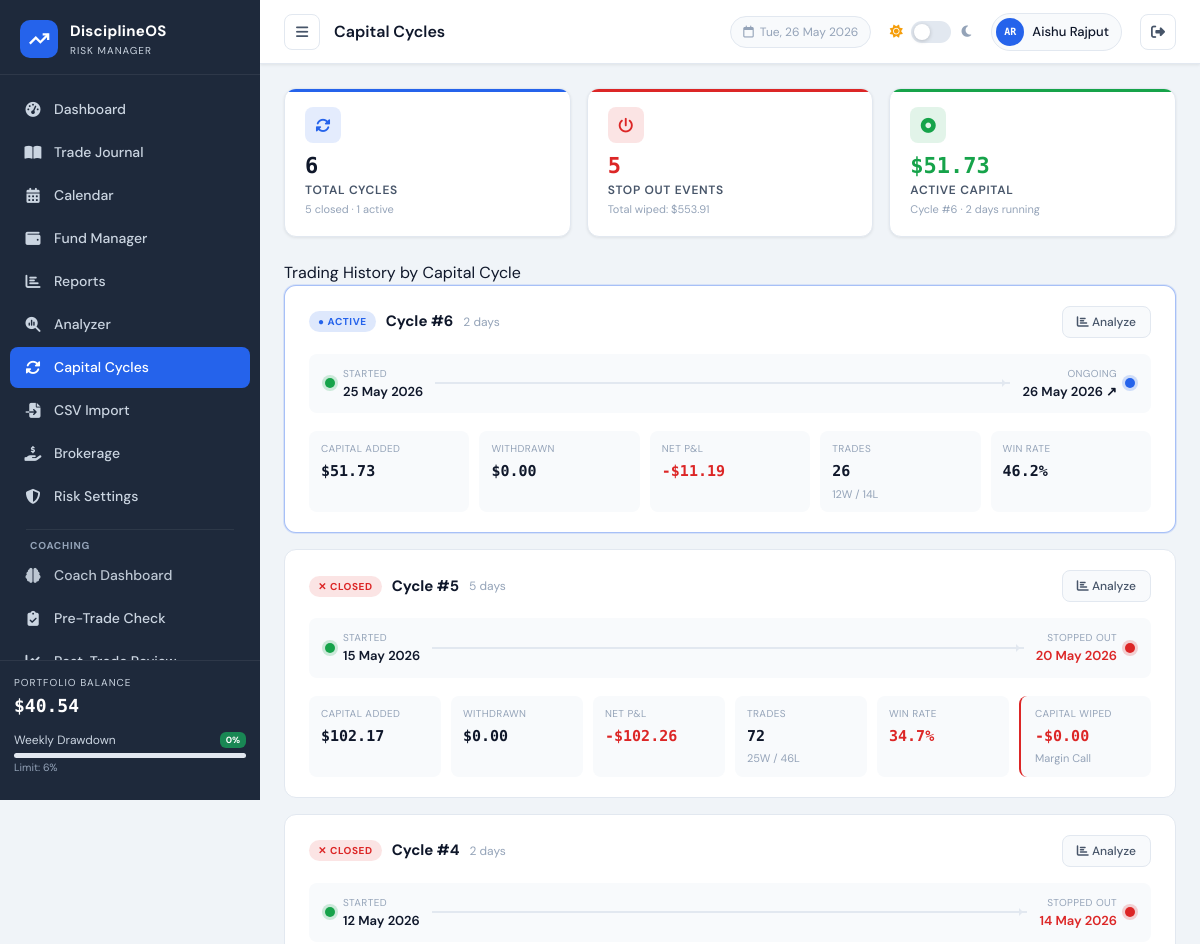
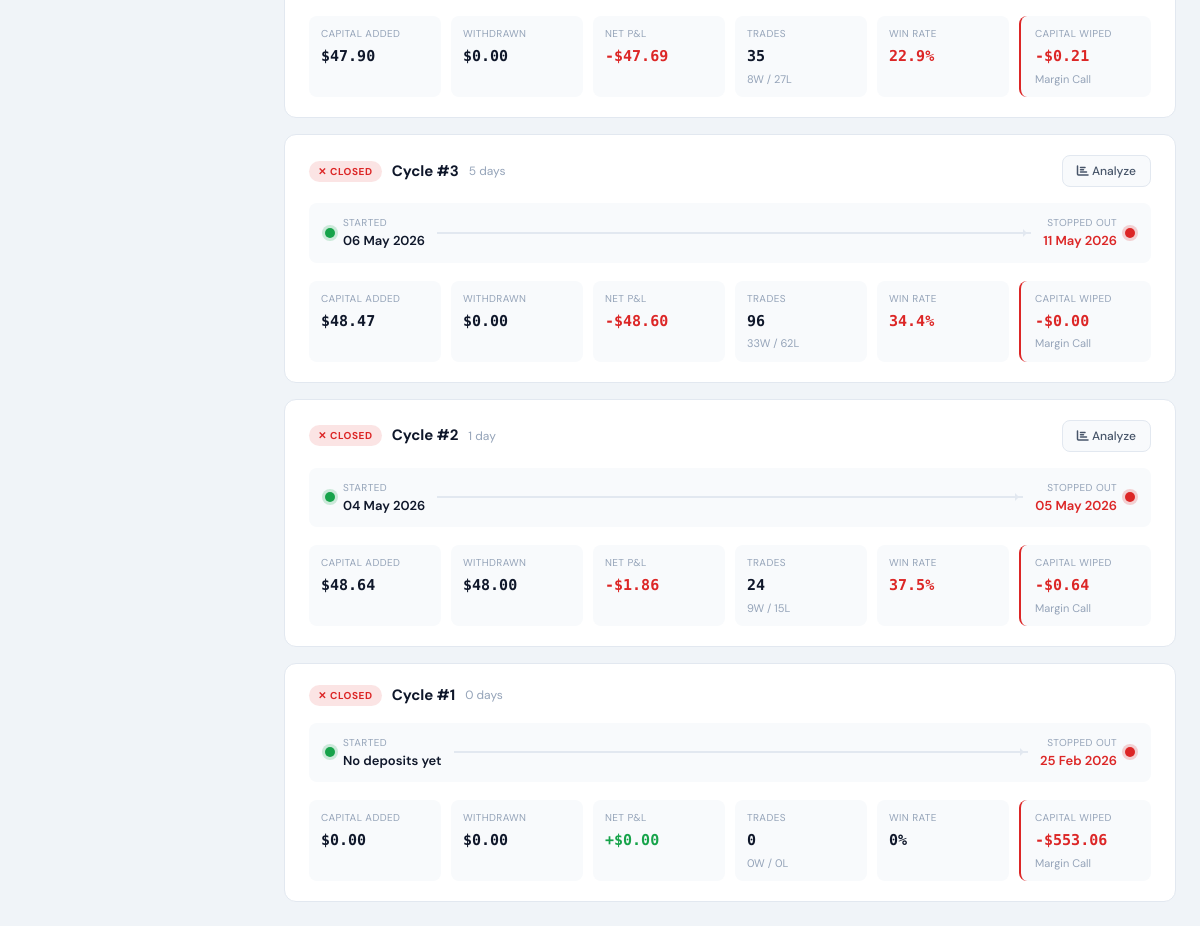
/pages/cycles.php (signed in), run on the app's committed database (2 pictures, top to bottom).
### tables this page shows
CREATE TABLE `users` (
  `id` int NOT NULL,
  `name` varchar(100) NOT NULL,
  `email` varchar(150) NOT NULL,
  `password` varchar(255) NOT NULL,
  `initial_balance` decimal(15,2) DEFAULT '10000.00',
  `role` enum('user','admin') NOT NULL DEFAULT 'user',
  `last_login_at` datetime DEFAULT NULL,
  `last_active_at` datetime DEFAULT NULL,
  `login_count` int NOT NULL DEFAULT '0',
  `daily_loss_pct` decimal(5,2) DEFAULT NULL,
  `weekly_loss_pct` decimal(5,2) DEFAULT NULL,
  `warning_threshold_pct` decimal(5,2) DEFAULT NULL,
  `profit_lock_mode` tinyint DEFAULT NULL,
  `max_trades_per_day` int DEFAULT NULL,
  `max_risk_per_trade_pct` decimal(5,2) DEFAULT NULL,
  `signup_ip` varchar(45) DEFAULT NULL,
  `created_at` timestamp NOT NULL DEFAULT CURRENT_TIMESTAMP
);

CREATE TABLE `transactions` (
  `id` int NOT NULL,
  `user_id` int NOT NULL DEFAULT '1',
  `type` enum('deposit','withdraw','stop_out') NOT NULL,
  `amount` decimal(15,2) NOT NULL,
  `note` varchar(255) DEFAULT NULL,
  `date` date NOT NULL,
  `created_at` timestamp NOT NULL DEFAULT CURRENT_TIMESTAMP
);

### pages/cycles.php (the view, shortened to what the rows shown need)
<?php
require_once '../config/db.php';
$cycles    = getCapitalCycles(getCurrentUserId());
$rootPath  = '../';
include '../includes/header.php';
?>
<div class="az-wrap" style="max-width:900px">
<?php if (empty($cycles)): ?>
<div class="az-empty">
    <i class="fas fa-rotate" style="font-size:32px;color:var(--text-muted);display:block;margin-bottom:12px"></i>
    <strong style="font-size:16px;color:var(--text-secondary);display:block;margin-bottom:6px">No capital cycles yet</strong>
    <p>Add funds in the <a href="funds.php">Fund Manager</a> to begin tracking your first cycle.</p>
</div>
<?php else: ?>
<div class="cycle-timeline">
<?php foreach ($cycles as $c):
    $cFrom       = $c['start_date'] ?? date('Y-m-d');
    $cTo         = $c['end_date']   ?? date('Y-m-d');
    $analyzerUrl = 'analysis.php?from=' . $cFrom . '&to=' . $cTo;
?>
<div class="cycle-card <?= $c['is_active'] ? 'is-active' : '' ?>">
    <div class="cycle-card-header">
        <div style="display:flex;align-items:center;gap:10px">
            <span class="cycle-badge <?= $c['is_active'] ? 'active' : 'closed' ?>">
                <?= $c['is_active'] ? '● ACTIVE' : '✕ CLOSED' ?>
            </span>
            <span style="font-size:15px;font-weight:700;color:var(--text-primary)">Cycle #<?= $c['cycle_number'] ?></span>
            <span style="font-size:12px;color:var(--text-muted)"><?= $c['duration_days'] ?> day<?= $c['duration_days'] !== 1 ? 's' : '' ?></span>
        </div>
        <?php if ($c['start_date']): ?>
        <a href="<?= $analyzerUrl ?>" class="btn-secondary-custom" style="padding:6px 14px;font-size:12px">
            <i class="fas fa-chart-bar"></i> Analyze
        </a>
        <?php endif; ?>
    </div>
    <div class="cycle-datebar">
        <div class="cycle-date-pin">
            <span class="pin-dot green"></span>
            <div>
                <div class="pin-label">Started</div>
                <div class="pin-value"><?= $c['start_date'] ? date('d M Y', strtotime($c['start_date'])) : 'No deposits yet' ?></div>
            </div>
        </div>
        <div class="cycle-line"></div>
        <div class="cycle-date-pin" style="text-align:right">
            <div>
                <div class="pin-label"><?= $c['is_active'] ? 'Ongoing' : 'Stopped Out' ?></div>
                <div class="pin-value <?= $c['is_active'] ? '' : 'text-loss' ?>">
                    <?= $c['is_active'] ? date('d M Y') . ' ↗' : date('d M Y', strtotime($c['end_date'])) ?>
                </div>
            </div>
            <span class="pin-dot <?= $c['is_active'] ? 'blue' : 'red' ?>"></span>
        </div>
    </div>
    <div class="cycle-stats-grid">
        <div class="cycle-stat">
            <div class="cs-label">Capital Added</div>
            <div class="cs-value"><?= formatUSD($c['total_deposits']) ?></div>
        </div>
        <div class="cycle-stat">
            <div class="cs-label">Withdrawn</div>
            <div class="cs-value"><?= formatUSD($c['total_withdrawals']) ?></div>
        </div>
        <div class="cycle-stat">
            <div class="cs-label">Net P&amp;L</div>
            <div class="cs-value <?= $c['net_pl'] >= 0 ? 'positive' : 'negative' ?>"><?= formatPL($c['net_pl']) ?></div>
        </div>
        <div class="cycle-stat">
            <div class="cs-label">Trades</div>
            <div class="cs-value"><?= $c['trade_count'] ?></div>
            <div class="cs-sub"><?= $c['wins'] ?>W / <?= $c['losses'] ?>L</div>
        </div>
        <div class="cycle-stat">
            <div class="cs-label">Win Rate</div>
            <div class="cs-value <?= $c['win_rate'] >= 50 ? 'positive' : ($c['win_rate'] >= 40 ? '' : ($c['trade_count'] > 0 ? 'negative' : '')) ?>"><?= $c['win_rate'] ?>%</div>
        </div>
        <?php if (!$c['is_active']): ?>
        <div class="cycle-stat" style="border-left:2px solid var(--loss);padding-left:14px">
            <div class="cs-label">Capital Wiped</div>
            <div class="cs-value negative">-<?= formatUSD($c['stop_out_amount']) ?></div>
            <?php if ($c['stop_out_note']): ?>
            <div class="cs-sub" title="<?= htmlspecialchars($c['stop_out_note']) ?>"><?= htmlspecialchars(mb_strimwidth($c['stop_out_note'], 0, 28, '…')) ?></div>
            <?php endif; ?>
        </div>
        <?php endif; ?>
    </div>
</div>
<?php endforeach; ?>
</div>
<?php endif; ?>
</div>
<?php include '../includes/footer.php'; ?>

### includes/header.php (shortened to what the rows shown need)
<?php
$currentPage = basename($_SERVER['PHP_SELF'], '.php');
?>
<!DOCTYPE html>
<html lang="en" data-theme="light">
<head>
    <link href="https://cdn.jsdelivr.net/npm/bootstrap@5.3.2/dist/css/bootstrap.min.css" rel="stylesheet">
    <link href="https://cdnjs.cloudflare.com/ajax/libs/font-awesome/6.5.0/css/all.min.css" rel="stylesheet">
    <link href="<?= $rootPath ?? '' ?>assets/css/style.css" rel="stylesheet">
</head>
<body>
        <?php if (isAdmin()): ?>
        <div style="margin:12px 16px;border-top:1px solid rgba(255,255,255,.07)"></div>
        <div style="font-size:10px;font-weight:700;letter-spacing:.08em;color:rgba(250,204,21,.7);text-transform:uppercase;padding:4px 20px 2px">
            <i class="fas fa-shield-halved me-1" style="color:rgba(250,204,21,.7)"></i>Admin Only
        </div>
        <a href="<?= $rootPath ?? '' ?>pages/admin.php" class="nav-item <?= $currentPage === 'admin' ? 'active' : '' ?>" style="margin:2px 12px;border-radius:8px">
            <i class="fas fa-chart-line" style="color:rgba(250,204,21,.8)"></i><span style="font-weight:700">User Analytics</span>
        </a>
        <a href="<?= $rootPath ?? '' ?>demo/index.php" class="nav-item" style="background:linear-gradient(135deg,rgba(124,58,237,.12),rgba(37,99,235,.12));border:1px solid rgba(124,58,237,.25);margin:4px 12px;border-radius:8px;padding:10px 14px">
            <i class="fas fa-flask-vial" style="color:var(--accent-purple)"></i><span style="font-weight:700">Demo Trading</span>
        </a>
        <a href="<?= $rootPath ?? '' ?>india/index.php" class="nav-item" style="background:linear-gradient(135deg,rgba(255,153,51,.12),rgba(19,136,8,.12));border:1px solid rgba(255,153,51,.25);margin:4px 12px;border-radius:8px;padding:10px 14px">
            <span style="font-size:16px;margin-right:2px">🇮🇳</span><span style="font-weight:700">India Market</span>
        </a>
        <?php endif; ?>
<div class="main-wrapper" id="mainWrapper">
    <header class="top-bar">
        <div class="topbar-right">
            <?php
            $__loggedUser = getLoggedInUser();
            $__uname      = $__loggedUser['name'] ?? ($_SESSION['user_name'] ?? 'User');
            $__words      = array_filter(explode(' ', $__uname));
            $__initials   = strtoupper(implode('', array_map(fn($w) => $w[0], $__words)));
            $__initials   = substr($__initials, 0, 2);
            ?>
            <div class="user-chip" style="cursor:pointer" title="Account Settings"
                 onclick="window.location='<?= $rootPath ?? '' ?>pages/account.php'">
                <div class="user-avatar"><?= htmlspecialchars($__initials) ?></div>
                <span><?= htmlspecialchars($__uname) ?></span>
            </div>
        </div>
    </header>
    <div class="page-content">

### data on the page
users: name "AR", name "Aishu Rajput"
transactions: shows "✕ CLOSED", cycle_number "2", user "1", start_date "04 May 2026", shows "STOPPED OUT", date "05 May 2026", total_deposits "$48.64", total_withdrawals "$48.00", net_pl "-$1.86", trade_count "24", wins "9", losses "15", win_rate "37.5", amount "$0.64", note "Margin Call"

### other printed values
APP_NAME "DisciplineOS"
formatUSD($balance) "$40.54"
$weeklyDD "0"
$titles[$currentPage] "Capital Cycles"
count($cycles) "6"
count($closedCycles) "5"
formatUSD($totalCapWiped) "$553.91"
$activeCycle['cycle_number'] "6"
$activeCycle['duration_days'] "2"
$c['cycle_number'] "6"
$c['duration_days'] "2"
date('d M Y', strtotime($c['start_date'])) "25 May 2026"
formatUSD($c['total_deposits']) "$51.73"
formatUSD($c['total_withdrawals']) "$0.00"
formatPL($c['net_pl']) "-$11.19"
